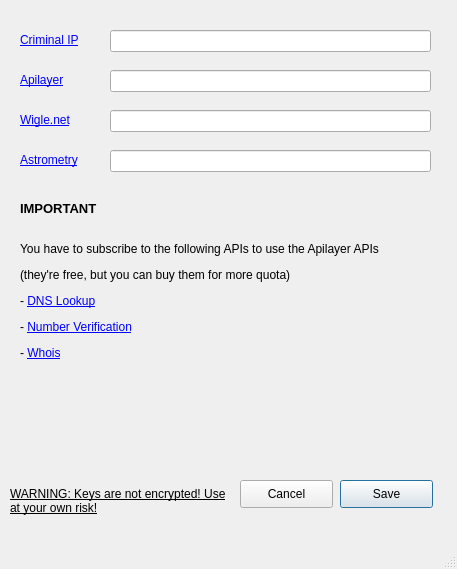
<?xml version="1.0" encoding="UTF-8"?>
<ui version="4.0">
 <class>PopupWindow</class>
 <widget class="QMainWindow" name="PopupWindow">
  <property name="geometry">
   <rect>
    <x>0</x>
    <y>0</y>
    <width>457</width>
    <height>569</height>
   </rect>
  </property>
  <property name="windowTitle">
   <string>API Keys</string>
  </property>
  <widget class="QWidget" name="centralwidget">
   <widget class="QLineEdit" name="criminalip_key">
    <property name="geometry">
     <rect>
      <x>110</x>
      <y>30</y>
      <width>321</width>
      <height>22</height>
     </rect>
    </property>
    <property name="echoMode">
     <enum>QLineEdit::Password</enum>
    </property>
   </widget>
   <widget class="QLabel" name="label">
    <property name="geometry">
     <rect>
      <x>20</x>
      <y>30</y>
      <width>81</width>
      <height>21</height>
     </rect>
    </property>
    <property name="text">
     <string>&lt;a href=&quot;https://www.criminalip.io/mypage/information&quot;&gt;Criminal IP&lt;/a&gt;</string>
    </property>
    <property name="openExternalLinks">
     <bool>true</bool>
    </property>
   </widget>
   <widget class="QPushButton" name="save_button">
    <property name="geometry">
     <rect>
      <x>340</x>
      <y>480</y>
      <width>93</width>
      <height>28</height>
     </rect>
    </property>
    <property name="text">
     <string>Save</string>
    </property>
    <property name="default">
     <bool>true</bool>
    </property>
   </widget>
   <widget class="QPushButton" name="cancel_button">
    <property name="geometry">
     <rect>
      <x>240</x>
      <y>480</y>
      <width>93</width>
      <height>28</height>
     </rect>
    </property>
    <property name="text">
     <string>Cancel</string>
    </property>
   </widget>
   <widget class="QLabel" name="warning_label">
    <property name="geometry">
     <rect>
      <x>10</x>
      <y>480</y>
      <width>221</width>
      <height>41</height>
     </rect>
    </property>
    <property name="font">
     <font>
      <pointsize>9</pointsize>
      <underline>true</underline>
     </font>
    </property>
    <property name="text">
     <string>WARNING: Keys are not encrypted! Use at your own risk!</string>
    </property>
    <property name="wordWrap">
     <bool>true</bool>
    </property>
   </widget>
   <widget class="QLineEdit" name="apilayer_key">
    <property name="geometry">
     <rect>
      <x>110</x>
      <y>70</y>
      <width>321</width>
      <height>22</height>
     </rect>
    </property>
    <property name="text">
     <string/>
    </property>
    <property name="echoMode">
     <enum>QLineEdit::Password</enum>
    </property>
   </widget>
   <widget class="QLabel" name="label_2">
    <property name="geometry">
     <rect>
      <x>20</x>
      <y>70</y>
      <width>81</width>
      <height>21</height>
     </rect>
    </property>
    <property name="text">
     <string>&lt;a href=&quot;https://apilayer.com/&quot;&gt;Apilayer&lt;/a&gt;</string>
    </property>
    <property name="openExternalLinks">
     <bool>true</bool>
    </property>
   </widget>
   <widget class="QLabel" name="label_3">
    <property name="geometry">
     <rect>
      <x>20</x>
      <y>110</y>
      <width>81</width>
      <height>21</height>
     </rect>
    </property>
    <property name="toolTip">
     <string>Use &quot;Encoded for use&quot; key</string>
    </property>
    <property name="text">
     <string>&lt;a href=&quot;https://wigle.net/account&quot;&gt;Wigle.net&lt;/a&gt;</string>
    </property>
    <property name="openExternalLinks">
     <bool>true</bool>
    </property>
   </widget>
   <widget class="QLineEdit" name="wigle_key">
    <property name="geometry">
     <rect>
      <x>110</x>
      <y>110</y>
      <width>321</width>
      <height>22</height>
     </rect>
    </property>
    <property name="text">
     <string/>
    </property>
    <property name="echoMode">
     <enum>QLineEdit::Password</enum>
    </property>
   </widget>
   <widget class="QLabel" name="label_4">
    <property name="geometry">
     <rect>
      <x>20</x>
      <y>150</y>
      <width>81</width>
      <height>21</height>
     </rect>
    </property>
    <property name="toolTip">
     <string>Use &quot;Encoded for use&quot; key</string>
    </property>
    <property name="text">
     <string>&lt;a href=&quot;https://nova.astrometry.net/api_help&quot;&gt;Astrometry&lt;/a&gt;</string>
    </property>
    <property name="openExternalLinks">
     <bool>true</bool>
    </property>
   </widget>
   <widget class="QLineEdit" name="astro_key">
    <property name="geometry">
     <rect>
      <x>110</x>
      <y>150</y>
      <width>321</width>
      <height>22</height>
     </rect>
    </property>
    <property name="text">
     <string/>
    </property>
    <property name="echoMode">
     <enum>QLineEdit::Password</enum>
    </property>
   </widget>
   <widget class="QLabel" name="label_5">
    <property name="geometry">
     <rect>
      <x>20</x>
      <y>190</y>
      <width>401</width>
      <height>181</height>
     </rect>
    </property>
    <property name="text">
     <string>&lt;html&gt;
   &lt;head/&gt;
   &lt;body&gt;
      &lt;p&gt;&lt;span style=&quot; font-size:10pt; font-weight:600;&quot;&gt;IMPORTANT&lt;/span&gt;&lt;br/&gt;&lt;/p&gt;
      &lt;p&gt;You have to subscribe to the following APIs to use the Apilayer APIs&lt;/p&gt;
      &lt;p&gt;(they're free, but you can buy them for more quota)&lt;/p&gt;
      &lt;p&gt;- &lt;a href=&quot;https://apilayer.com/marketplace/dns_lookup-api&quot;&gt;&lt;span&gt;DNS Lookup&lt;/span&gt;&lt;/a&gt;&lt;/p&gt;
      &lt;p&gt;- &lt;a href=&quot;https://apilayer.com/marketplace/number_verification-api&quot;&gt;&lt;span&gt;Number Verification&lt;/span&gt;&lt;/a&gt;&lt;/p&gt;
      &lt;p&gt;- &lt;a href=&quot;https://apilayer.com/marketplace/whois-api&quot;&gt;&lt;span&gt;Whois&lt;/span&gt;&lt;/a&gt;&lt;/p&gt;
   &lt;/body&gt;
&lt;/html&gt;</string>
    </property>
    <property name="openExternalLinks">
     <bool>true</bool>
    </property>
   </widget>
  </widget>
  <widget class="QMenuBar" name="menubar">
   <property name="geometry">
    <rect>
     <x>0</x>
     <y>0</y>
     <width>457</width>
     <height>26</height>
    </rect>
   </property>
  </widget>
  <widget class="QStatusBar" name="statusbar"/>
 </widget>
 <resources/>
 <connections/>
</ui>
